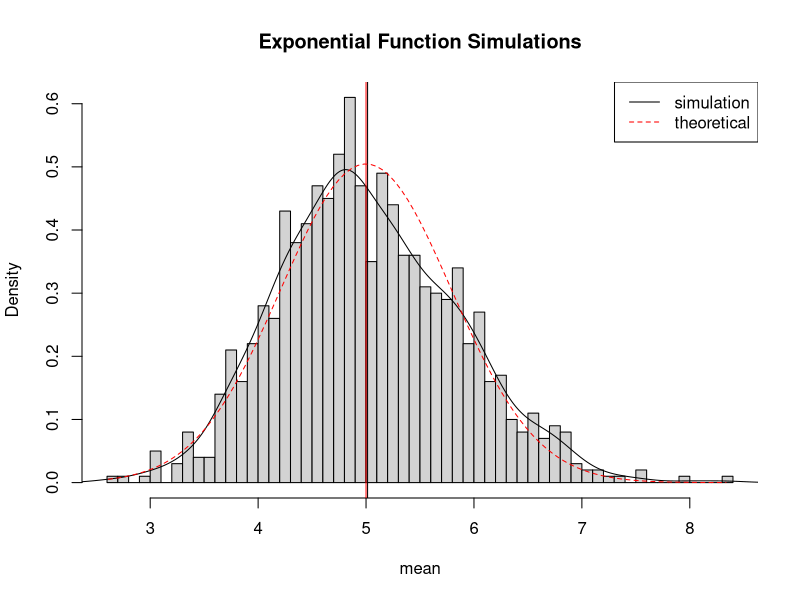
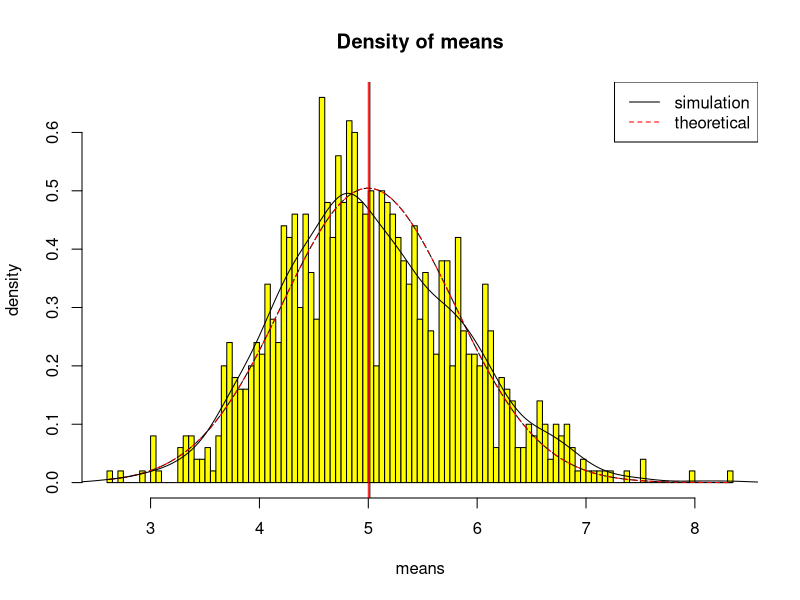
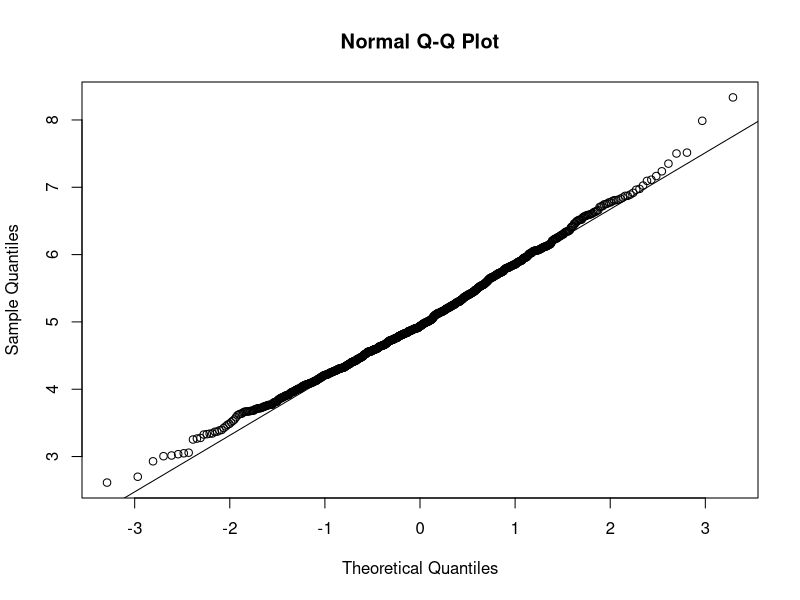

Write the R code that produced these figures, in order.
## ---- chunk 1

# set seed for reproducability
set.seed(23)

# set lambda to 0.2
lambda <- 0.2

# 40 samples
n <- 40

# 1000 simulations
simulations <- 1000

# simulate n=1000
simulated_exponentials <- replicate(simulations, rexp(n, lambda))

## ---- chunk 2
# calculate mean of exponentials
means_exponentials <- apply(simulated_exponentials, 2, mean)
# Sample mean
sample_mean <- mean(means_exponentials)
sample_mean
# analytical mean
theory_mean <- 1/lambda
theory_mean
# visualization
hist(means_exponentials, xlab = "mean", main = "Exponential Function Simulations", breaks= 50, prob=TRUE)
lines(density(means_exponentials))
abline(v=1/lambda, col="red")
abline(v=sample_mean, col="black")
# theoretical density of the averages of samples
xfit <- seq(min(means_exponentials), max(means_exponentials), length=100)
yfit <- dnorm(xfit, mean=1/lambda, sd=(1/lambda/sqrt(n)))
lines(xfit, yfit, pch=22, col="red", lty=2)
legend('topright', c("simulation", "theoretical"), lty=c(1,2), col=c("black", "red"))
## ---- chunk 3
# sample var
sample_var <- var(means_exponentials)
sample_var
# theoritical var
theory_var <- ((1/lambda)/sqrt(n))^2
theory_var
#Visualisation
hist(means_exponentials,breaks=90,prob=T,col="yellow",xlab = "means",main="Density of means",ylab="density")
lines(xfit, yfit, pch=22, col="black", lty=5)

xfit <- seq(min(means_exponentials), max(means_exponentials), length=100)
yfit <- dnorm(xfit, mean=1/lambda, sd=(1/lambda/sqrt(n)))
lines(xfit, yfit, pch=22, col="red", lty=2)
legend('topright', c("simulation", "theoretical"), lty=c(1,2), col=c("black", "red"))
lines(density(means_exponentials))
abline(v=1/lambda, col="red")
abline(v=sample_mean, col="black")
## ---- chunk 4
qqnorm(means_exponentials); qqline(means_exponentials)
